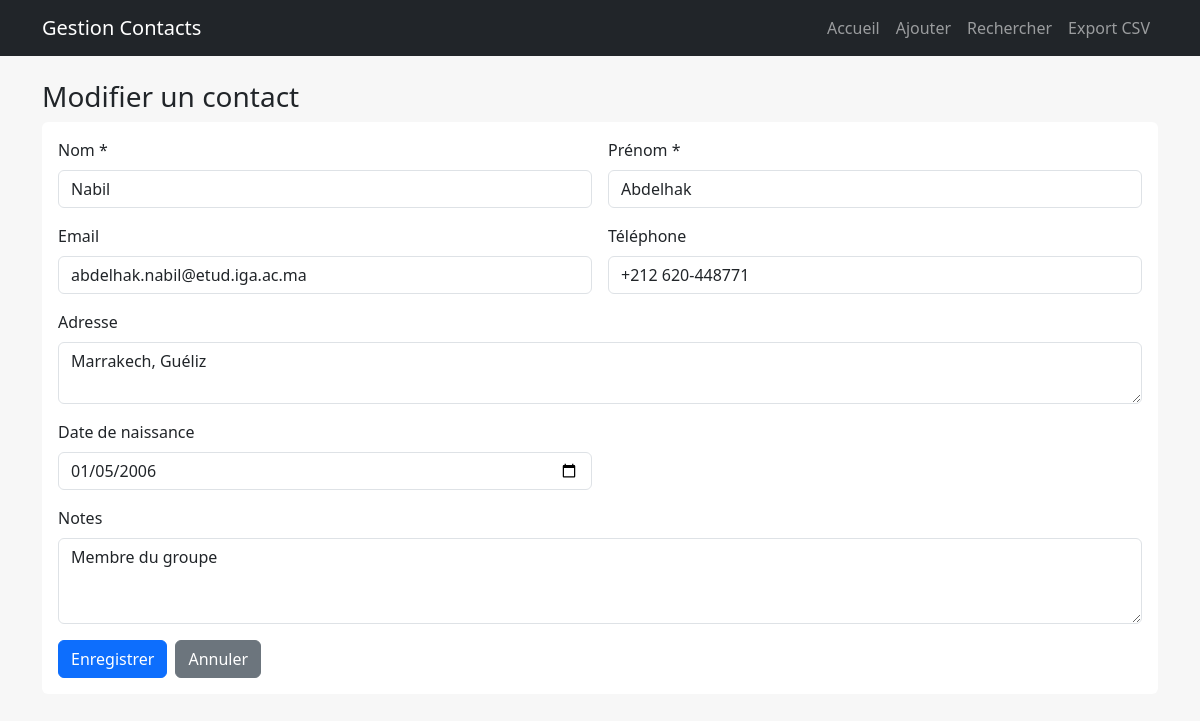
/modifier.php?id=4, run on the app's committed database.
### tables this page shows
CREATE TABLE `contacts` (
  `id` int(11) NOT NULL,
  `nom` varchar(100) NOT NULL,
  `prenom` varchar(100) NOT NULL,
  `email` varchar(150) DEFAULT NULL,
  `telephone` varchar(20) DEFAULT NULL,
  `adresse` text DEFAULT NULL,
  `date_naissance` date DEFAULT NULL,
  `notes` text DEFAULT NULL,
  `date_creation` timestamp NOT NULL DEFAULT current_timestamp(),
  `date_modification` timestamp NOT NULL DEFAULT current_timestamp() ON UPDATE current_timestamp()
);

### modifier.php (the view, shortened to what this page needs)
<?php
require_once __DIR__ . "/includes/init.php";
$id = isset($_GET["id"]) ? (int)$_GET["id"] : 0;
$stmt = $pdo->prepare("SELECT * FROM contacts WHERE id = ?");
$stmt->execute([$id]);
$contact = $stmt->fetch();
$errors = [];
$nom = $contact["nom"];
$prenom = $contact["prenom"];
$email = $contact["email"] ?? "";
$telephone = $contact["telephone"] ?? "";
$adresse = $contact["adresse"] ?? "";
$date_naissance = $contact["date_naissance"] ?? "";
$notes = $contact["notes"] ?? "";
require_once __DIR__ . "/includes/header.php";
?>
<h3>Modifier un contact</h3>
<form method="post" class="bg-white p-3 rounded needs-validation" novalidate>
  <div class="row g-3">
    <div class="col-md-6">
      <label class="form-label">Nom *</label>
      <input name="nom" class="form-control <?= isset($errors["nom"]) ? "is-invalid" : "" ?>"
             value="<?= htmlspecialchars($nom) ?>" required>
    </div>
    <div class="col-md-6">
      <label class="form-label">Prénom *</label>
      <input name="prenom" class="form-control <?= isset($errors["prenom"]) ? "is-invalid" : "" ?>"
             value="<?= htmlspecialchars($prenom) ?>" required>
    </div>
    <div class="col-md-6">
      <label class="form-label">Email</label>
      <input type="email" name="email"
             class="form-control <?= isset($errors["email"]) ? "is-invalid" : "" ?>"
             value="<?= htmlspecialchars($email) ?>">
    </div>
    <div class="col-md-6">
      <label class="form-label">Téléphone</label>
      <input name="telephone" class="form-control" value="<?= htmlspecialchars($telephone) ?>">
    </div>
    <div class="col-12">
      <label class="form-label">Adresse</label>
      <textarea name="adresse" class="form-control" rows="2"><?= htmlspecialchars($adresse) ?></textarea>
    </div>
    <div class="col-md-6">
      <label class="form-label">Date de naissance</label>
      <input type="date" name="date_naissance" class="form-control"
             value="<?= htmlspecialchars($date_naissance) ?>">
    </div>
    <div class="col-12">
      <label class="form-label">Notes</label>
      <textarea name="notes" class="form-control" rows="3"><?= htmlspecialchars($notes) ?></textarea>
    </div>
    <div class="col-12 d-flex gap-2">
      <button class="btn btn-primary" type="submit">Enregistrer</button>
      <a class="btn btn-secondary" href="voir.php?id=<?= (int)$id ?>">Annuler</a>
    </div>
  </div>
</form>
<?php require_once __DIR__ . "/includes/footer.php"; ?>

### assets/css/style.css (style rules this page uses)
body { background: #f7f7f7; }

### data on the page
contacts: nom "Nabil", prenom "Abdelhak", email "abdelhak.nabil@etud.iga.ac.ma", telephone "+212 620-448771", adresse "Marrakech, Guéliz", date_naissance "01/05/2006", notes "Membre du groupe"
